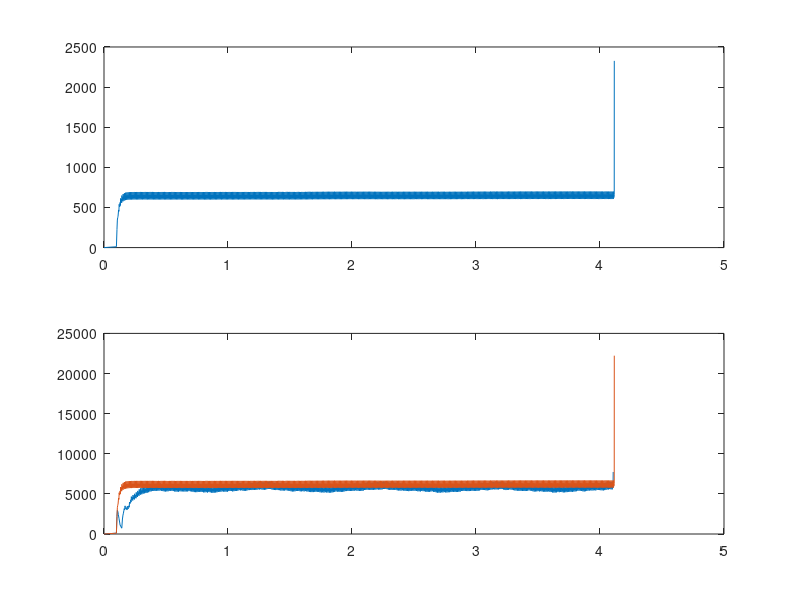

The MATLAB source for this figure:
clear
clc

load('Run 1 - belt, 1MHz.mat')

hall_1 = digital_channel_0./digital_sample_rate_hz;
hall_2 = digital_channel_1./digital_sample_rate_hz;

distance = pi/3;
total_time_1(1) = 0;

for i = 1:length(hall_1)
   total_time_1(i+1) = total_time_1(i)+hall_1(i);
end

w_1(1) = 0;
for i = 1:length(hall_1)
   w_1(i+1) = distance/hall_1(i);
end

load('Run 1 - no belt, 1MHz.mat')

hall_1 = digital_channel_0./digital_sample_rate_hz;
hall_2 = digital_channel_1./digital_sample_rate_hz;

distance = pi/3;
total_time_2(1) = 0;

for i = 1:length(hall_1)
   total_time_2(i+1) = total_time_2(i)+hall_1(i);
end

w_2(1) = 0;
for i = 1:length(hall_1)
   w_2(i+1) = distance/hall_1(i);
end

load('Run 1 - belt + frame, 1MHz.mat')

hall_1 = digital_channel_0./digital_sample_rate_hz;
hall_2 = digital_channel_1./digital_sample_rate_hz;

distance = pi/3;
total_time_3(1) = 0;

for i = 1:length(hall_1)
   total_time_3(i+1) = total_time_3(i)+hall_1(i);
end

w_3(1) = 0;
for i = 1:length(hall_1)
   w_3(i+1) = distance/hall_1(i);
end

load('Run 1 - belt + frame + cam, 1MHz.mat')

hall_1 = digital_channel_0./digital_sample_rate_hz;
hall_2 = digital_channel_1./digital_sample_rate_hz;

distance = pi/3;
total_time_4(1) = 0;

for i = 1:length(hall_1)
   total_time_4(i+1) = total_time_4(i)+hall_1(i);
end

w_4(1) = 0;
for i = 1:length(hall_1)
   w_4(i+1) = distance/hall_1(i);
end

rpm_1 = w_1*(60/(2*pi));
rpm_2 = w_2*(60/(2*pi));
rpm_3 = w_3*(60/(2*pi));
rpm_4 = w_4*(60/(2*pi));

figure(1)
subplot(2,1,1)
plot(total_time_1,w_1)
subplot(2,1,2)
plot(total_time_1,rpm_1)
hold on;
subplot(2,1,1)
plot(total_time_2,w_2)
subplot(2,1,2)
plot(total_time_2,rpm_2)
hold on;
%plot(total_time_3,w_3)
hold on;
%plot(total_time_4,w_4)